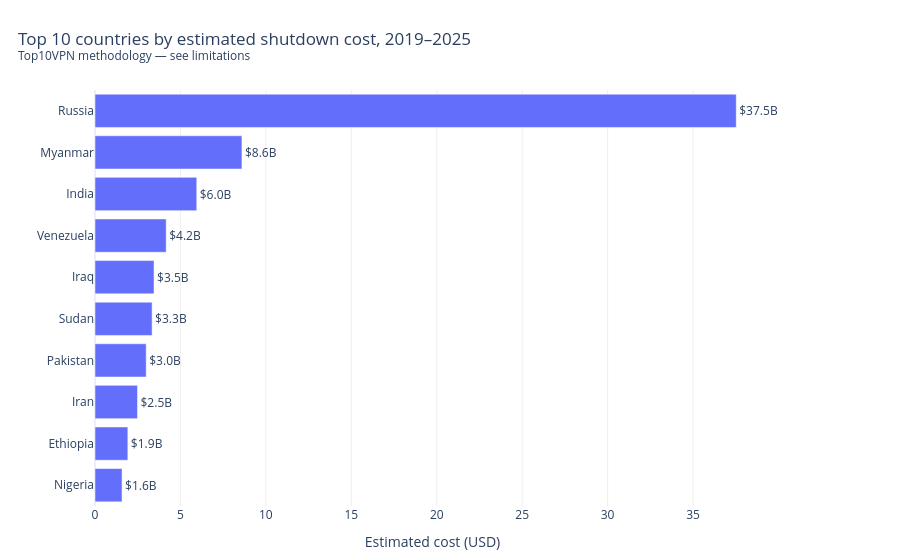

Source (notebook cell):
### Markdown cell above
**Hero figure — top 10 countries by estimated shutdown cost.**

### Code cell
hero = top10_bar(df_viz, metric="total_cost_usd", year_range=(2019, 2025))
hero.show()

### Figure 1 — Plotly figure (JSON) as saved in the notebook; plotly's stock layout.template omitted (floating-point values rounded to 4 significant figures)
{"data": [{"cliponaxis": false, "hovertemplate": "Estimated cost (USD)=%{x}<br>=%{y}<br>_label=%{text}<extra></extra>", "legendgroup": "", "marker": {"color": "#636efa", "pattern": {"shape": ""}}, "name": "", "orientation": "h", "showlegend": false, "text": ["$1.6B", "$1.9B", "$2.5B", "$3.0B", "$3.3B", "$3.5B", "$4.2B", "$6.0B", "$8.6B", "$37.5B"], "textposition": "outside", "type": "bar", "x": [1583000000.0, 1923000000.0, 2488000000.0, 2997000000.0, 3343000000.0, 3454000000.0, 4166000000.0, 5955000000.0, 8599000000.0, 37530000000.0], "xaxis": "x", "y": ["Nigeria", "Ethiopia", "Iran", "Pakistan", "Sudan", "Iraq", "Venezuela", "India", "Myanmar", "Russia"], "yaxis": "y"}], "layout": {"barmode": "relative", "legend": {"tracegroupgap": 0}, "margin": {"b": 50, "l": 20, "r": 130, "t": 90}, "title": {"text": "Top 10 countries by estimated shutdown cost, 2019–2025<br><sup>Top10VPN methodology — see limitations</sup>", "x": 0.02, "xanchor": "left"}, "uniformtext": {"minsize": 11, "mode": "show"}, "xaxis": {"anchor": "y", "domain": [0.0, 1.0], "gridcolor": "#eee", "showgrid": true, "tickprefix": "$", "ticksuffix": "B", "ticktext": ["0", "5", "10", "15", "20", "25", "30", "35", "40"], "tickvals": [0, 5000000000.0, 10000000000.0, 15000000000.0, 20000000000.0, 25000000000.0, 30000000000.0, 35000000000.0, 40000000000.0], "title": {"text": "Estimated cost (USD)"}}, "yaxis": {"anchor": "x", "domain": [0.0, 1.0], "title": {"text": ""}}}}
